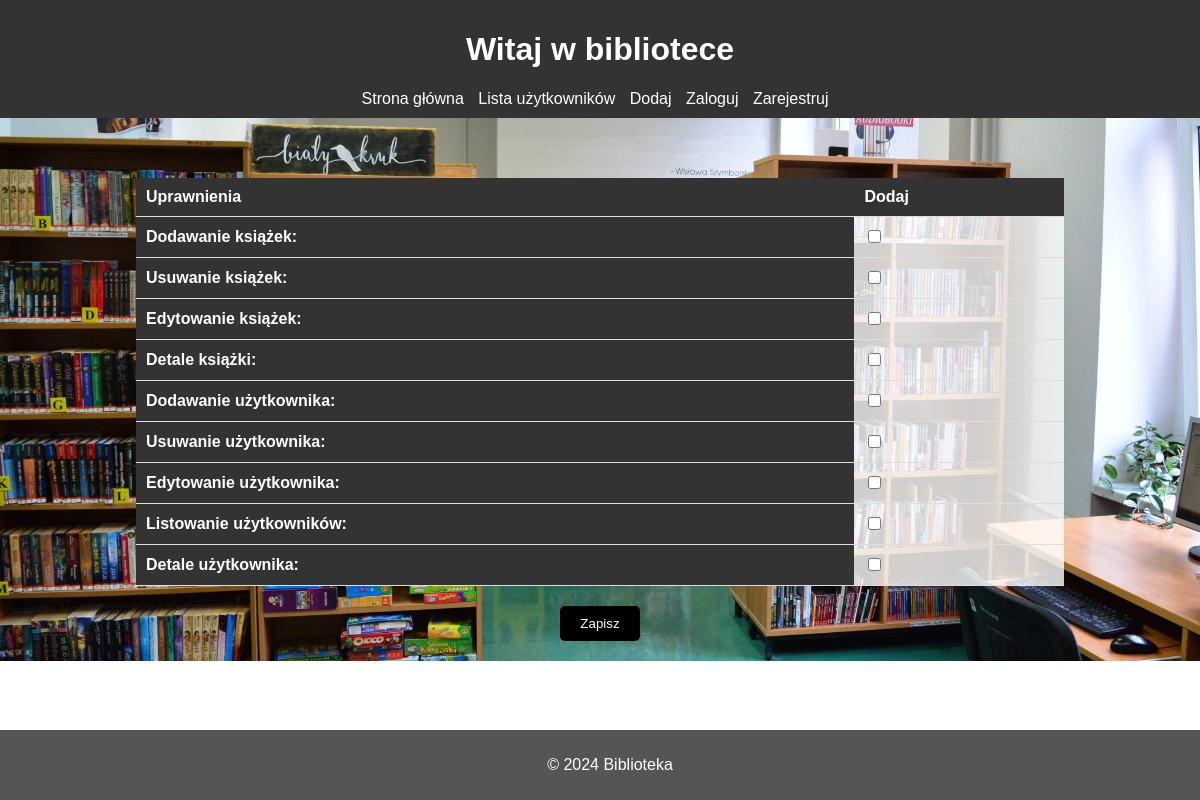
The app's page /permissions/20, older data.
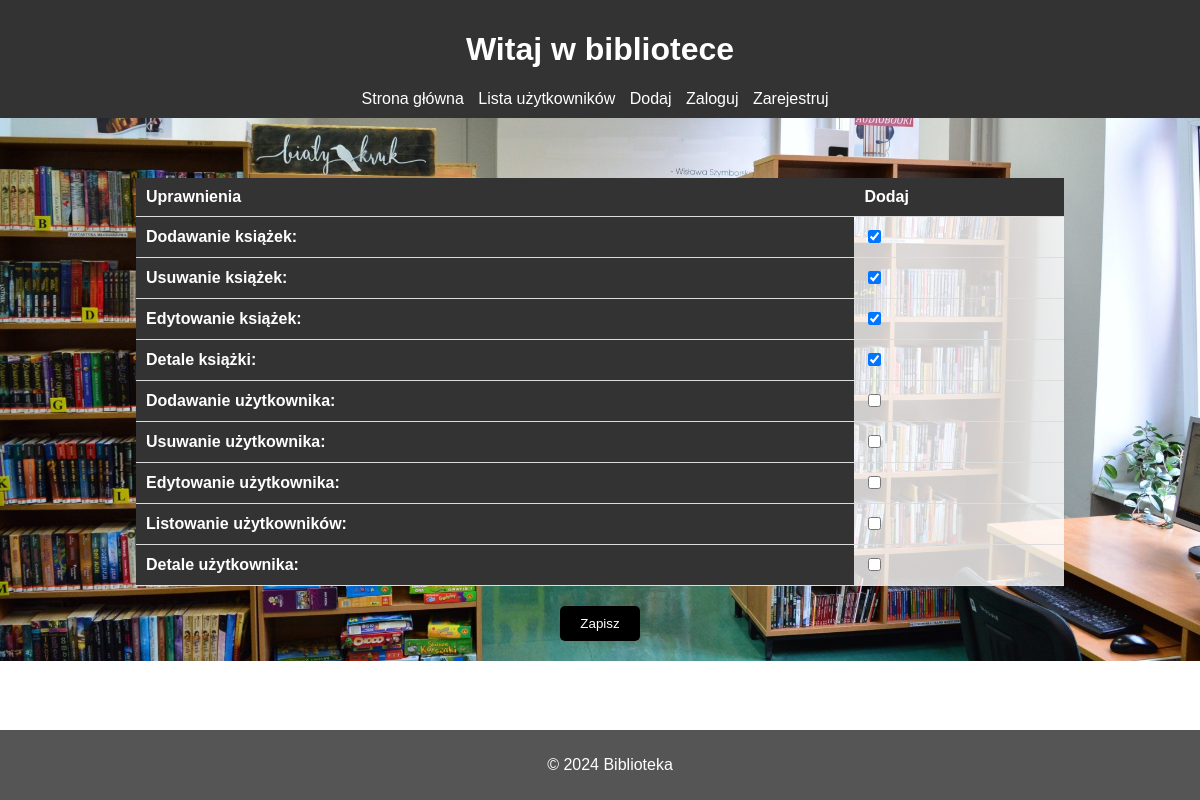
The same page, newer data.
### uzytkownicy/models.py (models this page shows, shortened)
class Permissions(models.Model):
    User = models.ForeignKey(User, on_delete=models.CASCADE)
    Add_books = models.BooleanField(verbose_name="Dodawanie książek", default=False)
    Delete_books = models.BooleanField(verbose_name="Usuwanie książek", default=False)
    Edit_books = models.BooleanField(verbose_name="Edytowanie książek", default=False)
    Detail_book = models.BooleanField(verbose_name="Detale książki", default=False)
    Add_user = models.BooleanField(verbose_name="Dodawanie użytkownika", default=False)
    Delete_user = models.BooleanField(verbose_name="Usuwanie użytkownika", default=False)
    Edit_user = models.BooleanField(verbose_name="Edytowanie użytkownika", default=False)
    List_user = models.BooleanField(verbose_name="Listowanie użytkowników", default=False)
    Detail_user = models.BooleanField(verbose_name="Detale użytkownika", default=False)

### uzytkownicy/views.py (the view)
# urls.py: path('permissions/<int:pk>', views.permissions, name='permissions'),
def permissions(request, pk):
    permission = Permissions.objects.get(User=User.objects.get(id=pk))
    form = UpdatePermissions(instance=permission)
    if request.method == "POST":
        form = UpdatePermissions(request.POST, instance=permission)
        if form.is_valid():
            form.save()
            return redirect('users')
    return render(request, 'permissionsUser.html', {'form': form})

### uzytkownicy/forms.py
class UpdatePermissions(forms.ModelForm):
    class Meta:
        model = Permissions
        fields = ["Add_books",
                "Delete_books",
                "Edit_books",
                "Detail_book",
                "Add_user",
                "Delete_user",
                "Edit_user",
                "List_user",
                "Detail_user"]

### uzytkownicy/templates/permissionsUser.html (shortened to what this page needs)
{% load static %}
<!DOCTYPE html>
<html lang="en">
<head>
</head>
<body>
    <header>
        <h1>Witaj w bibliotece</h1>
        <nav>
            <ul>
                <li><a href="{% url 'home' %}">Strona główna</a></li>
                <li><a href="{% url 'users' %}">Lista użytkowników</a></li>
                <li><a href="{% url 'addUser' %}">Dodaj</a></li>
                {% if user.is_authenticated %}
                <li><a href="{% url 'logout' %}">Wyloguj</a></li>
            {% else %}
                <li><a href="{% url 'login' %}">Zaloguj</a></li>
                <li><a href="{% url 'register' %}">Zarejestruj</a></li>
            {% endif %}
            </ul>
        </nav>
    </header>
    <main>
        <table border="1">
                <form method="POST" action="">
                    <thead>
                        <table>
                        <tr>
                          <th>Uprawnienia</th>
                          <th>Dodaj </th>
                        </tr>
                    {{ form.as_table }}
                </table>
                    <input type="submit" value="Zapisz">
                    </form>
    </main>
    <footer>
        <p>&copy; 2024 Biblioteka</p>
    </footer>
</body>
</html>

Row changes from the older to the newer data that the page shows:
changed Permissions: Add_books "☐" → "☑"; Delete_books "☐" → "☑"; Edit_books "☐" → "☑"; Detail_book "☐" → "☑"
